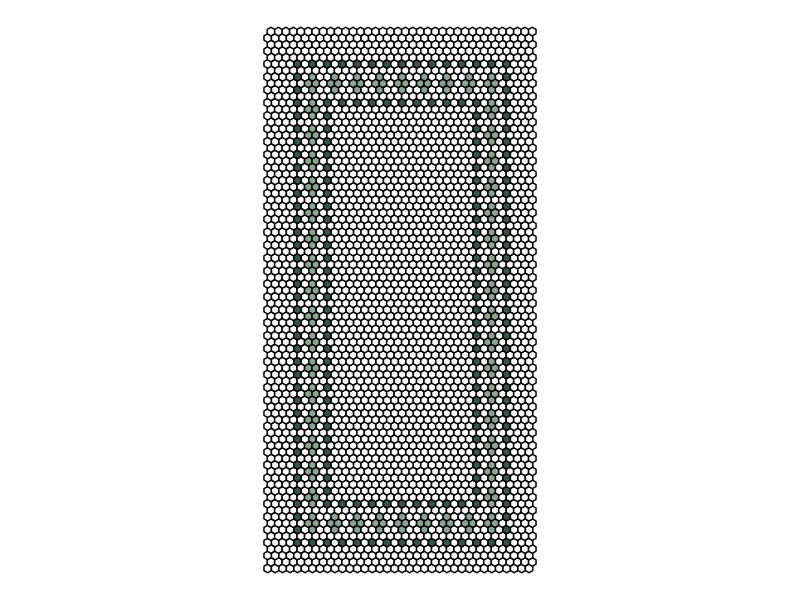
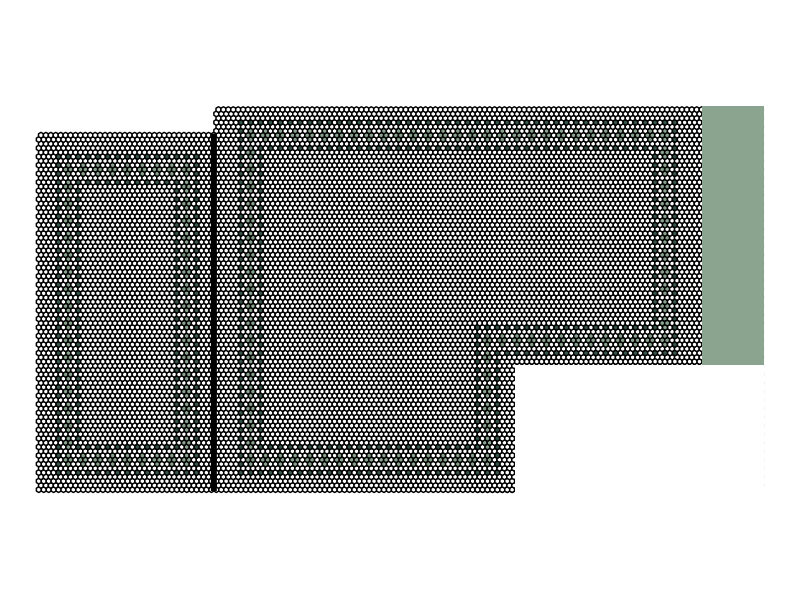

These figures' R source, in order: (Note: this script raises an error after producing the figures.)
## ---- chunk 1
knitr::opts_chunk$set(echo = TRUE)
## ---- chunk 2
library(tidyverse)
library(ggforce)
## ---- chunk 3
shower_width <- 36

shower_length <- 72

n_across <- shower_width

n_down <- ceiling(shower_length/(3/sqrt(3)))

inset_left <- 5
inset_right <- 4
inset_top <- 6
inset_bottom <- 5

across_xs <- rep(c(0,0, .5, 1, 1, .5, 0), n_across) +
    rep(0:(n_across-1), each = 7)

across_ys <- rep(c(0, 1/sqrt(3), 3/(2*sqrt(3)), 1/sqrt(3), 0,-1/(2*sqrt(3)), 0), n_across)
## ---- chunk 4
light_green <- c(
  # vertical diamonds
  # left column, middle
  seq((inset_bottom + 1)*n_across + inset_left + 2, 
      2*n_across*n_down - (inset_top + 2)*n_across + inset_left + 2, 
      2*n_across),
  # left column, left side
  seq((inset_bottom + 2)*n_across + inset_left + 1, 
      2*n_across*n_down - (inset_top + 2)*n_across + inset_left + 1, 
      4*n_across),
  # left column, right side
  seq((inset_bottom + 2)*n_across + inset_left + 2, 
      2*n_across*n_down - (inset_top + 2)*n_across + inset_left + 2, 
      4*n_across),
  # right column, middle
  seq((inset_bottom + 2)*n_across - inset_right - 1, 
      2*n_across*n_down - (inset_top + 1)*n_across - inset_right -1, 
      2*n_across),
  # right column, right side
  seq((inset_bottom + 3)*n_across - inset_right - 1, 
      2*n_across*n_down - (inset_top)*n_across - inset_right - 1, 
      4*n_across),
  # right column, left side
  seq((inset_bottom + 3)*n_across - inset_right - 2, 
      2*n_across*n_down - (inset_top)*n_across - inset_right - 2, 
      4*n_across),
  # bottom row, bottom
  seq((inset_bottom + 1)*n_across + inset_left + 2,
      (inset_bottom + 2)*n_across - inset_right - 1,
      3),
  # bottom row, top
  seq((inset_bottom + 3)*n_across + inset_left + 2,
      (inset_bottom + 4)*n_across - inset_right - 1,
      3),
  # bottom row, middle
  seq((inset_bottom + 2)*n_across + inset_left + 1,
      (inset_bottom + 3)*n_across - inset_right - 2,
      3),
  seq((inset_bottom + 2)*n_across + inset_left + 2,
      (inset_bottom + 3)*n_across - inset_right - 1,
      3),
  # top row, top
  seq(2*n_across*n_down - (inset_top + 2)*n_across + inset_left + 2,
      2*n_across*n_down - (inset_top + 1)*n_across - inset_right -1,
      3),
  # top row, bottom
  seq(2*n_across*n_down - (inset_top + 4)*n_across + inset_left + 2,
      2*n_across*n_down - (inset_top + 3)*n_across - inset_right -1,
      3),
  # top row, middle
  seq(2*n_across*n_down - (inset_top + 3)*n_across + inset_left + 1,
      2*n_across*n_down - (inset_top + 2)*n_across - inset_right - 2,
      3),
  seq(2*n_across*n_down - (inset_top + 3)*n_across + inset_left + 2,
      2*n_across*n_down - (inset_top + 2)*n_across - inset_right - 1,
      3)
  
   # stars
#   c(
#       c(2762, 2762 + n_across, 2762 + 3*n_across, 2762 + 4*n_across),
#       seq(362, by = 50, length.out = 2), 
#       seq(362, by = 50, length.out = 2) + 1,
#       c(2860,2861, 2863, 2864)
#     ) + 103,
#   c(
#       c(2762, 2762 + n_across, 2762 + 3*n_across, 2762 + 4*n_across),
#       seq(362, by = 50, length.out = 2), 
#       seq(362, by = 50, length.out = 2) + 1,
#       c(2860,2861, 2863, 2864)
#     ) + 103 + 500,
#   c(
#       c(2762, 2762 + n_across, 2762 + 3*n_across, 2762 + 4*n_across),
#       seq(362, by = 50, length.out = 2), 
#       seq(362, by = 50, length.out = 2) + 1,
#       c(2860,2861, 2863, 2864)
#     ) + 103 + 1000,
#   c(
#       c(2762, 2762 + n_across, 2762 + 3*n_across, 2762 + 4*n_across),
#       seq(362, by = 50, length.out = 2), 
#       seq(362, by = 50, length.out = 2) + 1,
#       c(2860,2861, 2863, 2864)
#     ) + 103 + 1500,
#   c(
#       c(2762, 2762 + n_across, 2762 + 3*n_across, 2762 + 4*n_across),
#       seq(362, by = 50, length.out = 2), 
#       seq(362, by = 50, length.out = 2) + 1,
#       c(2860,2861, 2863, 2864)
#     ) + 123,
#   c(
#       c(2762, 2762 + n_across, 2762 + 3*n_across, 2762 + 4*n_across),
#       seq(362, by = 50, length.out = 2), 
#       seq(362, by = 50, length.out = 2) + 1,
#       c(2860,2861, 2863, 2864)
#     ) + 123 + 500,
#   c(
#       c(2762, 2762 + n_across, 2762 + 3*n_across, 2762 + 4*n_across),
#       seq(362, by = 50, length.out = 2), 
#       seq(362, by = 50, length.out = 2) + 1,
#       c(2860,2861, 2863, 2864)
#     ) + 123 + 1000,
#   c(
#       c(2762, 2762 + n_across, 2762 + 3*n_across, 2762 + 4*n_across),
#       seq(362, by = 50, length.out = 2), 
#       seq(362, by = 50, length.out = 2) + 1,
#       c(2860,2861, 2863, 2864)
#     ) + 123 + 1500
)

dark_green <- c(
  # outer every other dot
  seq((inset_bottom-1)*n_across + inset_left, 
      inset_bottom*n_across - inset_right + 1, 2),
  seq(2*n_across*n_down - inset_top*n_across + inset_left, 
      2*n_across*n_down - (inset_top - 1)*n_across - inset_right + 1, 
      2),
  seq((inset_bottom-1)*n_across + inset_left, 
      2*n_across*n_down - inset_top*n_across + inset_left, 
      2*n_across),
  seq(inset_bottom*n_across - inset_right + 1, 
      2*n_across*n_down - (inset_top - 1)*n_across - inset_right + 1, 
      2*n_across),
  # inner every other dot
  seq((inset_bottom + 5)*n_across + inset_left + 4, 
      (inset_bottom + 6)*n_across - inset_right - 3, 2),
  seq(2*n_across*n_down - (inset_top + 6)*n_across + inset_left + 4, 
      2*n_across*n_down - (inset_top + 5)*n_across - inset_right -3, 
      2),
  seq((inset_bottom + 5)*n_across + inset_left + 4, 
      2*n_across*n_down - (inset_top + 6)*n_across + inset_left + 4, 
      2*n_across),
  seq((inset_bottom + 6)*n_across - inset_right - 3, 
      2*n_across*n_down - (inset_top + 5)*n_across - inset_right -3, 
      2*n_across) 
)

hexagon <- tibble(
  x = rep(c(across_xs, across_xs + sqrt(3)/4), n_down),
  y = rep(c(across_ys, across_ys + 3/(2*sqrt(3))), n_down) + 
    rep((0:(n_down - 1))*(3/sqrt(3)), each = 2*7*n_across),
  group = rep(1:(2*n_across*n_down), each = 7),
  colors = if_else(group %in% light_green,
                   "#8aa48f",
                   if_else(group %in% dark_green,
                          "#365447",
                          "white"))
)

## ---- chunk 5
make_floor_hex <- function(dim_width, dim_length, inset_left, inset_right, inset_top, inset_bottom){
  n_across <- dim_width
  n_down <- ceiling(dim_length/(3/sqrt(3)))
  
  across_xs <- rep(c(0,0, .5, 1, 1, .5, 0), n_across) +
    rep(0:(n_across-1), each = 7)
  
  across_ys <- rep(c(0, 1/sqrt(3), 3/(2*sqrt(3)), 1/sqrt(3), 0,-1/(2*sqrt(3)), 0), n_across)
  light_green <- c(
    # vertical diamonds
    # left column, middle
    seq((inset_bottom + 1)*n_across + inset_left + 2, 
        2*n_across*n_down - (inset_top + 2)*n_across + inset_left + 2, 
        2*n_across),
    # left column, left side
    seq((inset_bottom + 2)*n_across + inset_left + 1, 
        2*n_across*n_down - (inset_top + 2)*n_across + inset_left + 1, 
        4*n_across),
    # left column, right side
    seq((inset_bottom + 2)*n_across + inset_left + 2, 
        2*n_across*n_down - (inset_top + 2)*n_across + inset_left + 2, 
        4*n_across),
    # right column, middle
    seq((inset_bottom + 2)*n_across - inset_right - 1, 
        2*n_across*n_down - (inset_top + 1)*n_across - inset_right -1, 
        2*n_across),
    # right column, right side
    seq((inset_bottom + 3)*n_across - inset_right - 1, 
        2*n_across*n_down - (inset_top)*n_across - inset_right - 1, 
        4*n_across),
    # right column, left side
    seq((inset_bottom + 3)*n_across - inset_right - 2, 
        2*n_across*n_down - (inset_top)*n_across - inset_right - 2, 
        4*n_across),
    # bottom row, bottom
    seq((inset_bottom + 1)*n_across + inset_left + 2,
        (inset_bottom + 2)*n_across - inset_right - 1,
        3),
    # bottom row, top
    seq((inset_bottom + 3)*n_across + inset_left + 2,
        (inset_bottom + 4)*n_across - inset_right - 1,
        3),
    # bottom row, middle
    seq((inset_bottom + 2)*n_across + inset_left + 1,
        (inset_bottom + 3)*n_across - inset_right - 2,
        3),
    seq((inset_bottom + 2)*n_across + inset_left + 2,
        (inset_bottom + 3)*n_across - inset_right - 1,
        3),
    # top row, top
    seq(2*n_across*n_down - (inset_top + 2)*n_across + inset_left + 2,
        2*n_across*n_down - (inset_top + 1)*n_across - inset_right -1,
        3),
    # top row, bottom
    seq(2*n_across*n_down - (inset_top + 4)*n_across + inset_left + 2,
        2*n_across*n_down - (inset_top + 3)*n_across - inset_right -1,
        3),
    # top row, middle
    seq(2*n_across*n_down - (inset_top + 3)*n_across + inset_left + 1,
        2*n_across*n_down - (inset_top + 2)*n_across - inset_right - 2,
        3),
    seq(2*n_across*n_down - (inset_top + 3)*n_across + inset_left + 2,
        2*n_across*n_down - (inset_top + 2)*n_across - inset_right - 1,
        3)
  )
  
  dark_green <- c(
    # outer every other dot
    seq((inset_bottom-1)*n_across + inset_left, 
        inset_bottom*n_across - inset_right + 1, 2),
    seq(2*n_across*n_down - inset_top*n_across + inset_left, 
        2*n_across*n_down - (inset_top - 1)*n_across - inset_right + 1, 
        2),
    seq((inset_bottom-1)*n_across + inset_left, 
        2*n_across*n_down - inset_top*n_across + inset_left, 
        2*n_across),
    seq(inset_bottom*n_across - inset_right + 1, 
        2*n_across*n_down - (inset_top - 1)*n_across - inset_right + 1, 
        2*n_across),
    # inner every other dot
    seq((inset_bottom + 5)*n_across + inset_left + 4, 
        (inset_bottom + 6)*n_across - inset_right - 3, 2),
    seq(2*n_across*n_down - (inset_top + 6)*n_across + inset_left + 4, 
        2*n_across*n_down - (inset_top + 5)*n_across - inset_right -3, 
        2),
    seq((inset_bottom + 5)*n_across + inset_left + 4, 
        2*n_across*n_down - (inset_top + 6)*n_across + inset_left + 4, 
        2*n_across),
    seq((inset_bottom + 6)*n_across - inset_right - 3, 
        2*n_across*n_down - (inset_top + 5)*n_across - inset_right -3, 
        2*n_across) 
  )
  
  hexagon <- tibble(
    x = rep(c(across_xs, across_xs + sqrt(3)/4), n_down),
    y = rep(c(across_ys, across_ys + 3/(2*sqrt(3))), n_down) + 
      rep((0:(n_down - 1))*(3/sqrt(3)), each = 2*7*n_across),
    group = rep(1:(2*n_across*n_down), each = 7),
    colors = if_else(group %in% light_green,
                     "#8aa48f",
                     if_else(group %in% dark_green,
                             "#365447",
                             "white"))
  )
  hexagon
}
## ---- chunk 6
shower <- make_floor_hex(
  dim_width = 36, 
  dim_length = 72, 
  inset_left = 5, 
  inset_right = 4, 
  inset_top = 6, 
  inset_bottom = 5)
## ---- chunk 7
shower %>% 
  ggplot(aes(x = x,
             y = y, 
             group = group)) +
  geom_polygon(color = "black",
               aes(fill = colors)) +
  scale_fill_identity() +
  # geom_text(data = . %>%
  #             group_by(group) %>%
  #             summarize(mid_x = mean(x),
  #                       mid_y = mean(y)),
  #           aes(x = mid_x,
  #               y = mid_y,
  #               label = group)) +
  coord_equal() +
  theme_void()
## ---- chunk 8
bathroom <- make_floor_hex(
  dim_width = 111, 
  dim_length = 77.875, 
  inset_left = 6, 
  inset_right = 18, 
  inset_top = 4, 
  inset_bottom = 5)
## ---- chunk 9
corner <- make_floor_hex(
  dim_width = 41,
  dim_length = 34,
  inset_left = 1,
  inset_right = 1,
  inset_top = 2,
  inset_bottom = 5
)
## ---- chunk 10
floor_distance <- 36 # should make this a parameter ... but too lazy right now

bathroom %>% 
 mutate(x = x + floor_distance) %>% 
  ggplot() +
  geom_polygon(color = "black",
               aes(x = x,
                   y = y, 
                   group = group,
                   fill = colors)) +
  geom_polygon(data = shower,
               color = "black",
               aes(x = x,
                   y = y, 
                   fill = colors, 
                   group = group)) +
  geom_polygon(data = corner %>% mutate(x = x + floor_distance + 53),
               color = "black",
               aes(x = x,
                   y = y, 
                   fill = colors, 
                   group = group)) +
  geom_polygon(data = corner %>% 
                 mutate(x = x + floor_distance + 53)  %>% 
                 filter(group %in% c(247, 329, 292:296, 252:255, 334:337, 171, 417,
                                     1267:1271, 1309, 1310)),
               fill = "white",
               color = "black",
               aes(x = x,
                   y = y,
                   group = group)) +
  geom_polygon(data = corner %>% 
                 mutate(x = x + floor_distance + 53)  %>% 
                 filter(group %in% c(251, 333, 1351)),
               fill = "#365447",
               color = "black",
               aes(x = x,
                   y = y,
                   group = group)) +
  geom_polygon(data = corner %>% 
                 mutate(x = x + floor_distance + 53)  %>% 
                 filter(group %in% c(1597, 1637, 1638)),
               fill = "#8aa48f",
               color = "black",
               aes(x = x,
                   y = y,
                   group = group)) +
  geom_polygon(data = tibble(x = c(61, 61, 111.5, 111.5, 61) +
                               floor_distance,
                             y = c(-.5, 25 + 5/8, 25 + 5/8, -.5, -.5)),
               aes(x = x,
                   y = y),
               fill = "white") +
  # geom_polygon(data = tibble(x = c(31, 31, 61, 61, 31) + floor_distance,
  #                            y = c(-.5, 21, 21, -.5, -.5)),
  #              aes(x = x,
  #                  y = y),
  #              fill = "#8aa48f") +
  geom_polygon(data = tibble(x = c(99, 99, 111.5, 111.5, 99) + floor_distance,
                             y = c(25 + 5/8, 78, 78, 25 + 5/8, 25 + 5/8)),
               aes(x = x,
                   y = y),
               fill = "#8aa48f") +
  geom_segment(data = tibble(x = 36, y = 0, xend = 36, yend = 72.5),
               aes(x = x, y = y, xend = xend, yend = yend),
               size = 2) +
  # geom_ellipse(data = tibble(x0 = 15.5 + floor_distance,
  #                  y0 = 11.5,
  #                  a = 8.25, b = 11.5, angle = 0),
  #              aes(x0 = x0, y0 = y0, a = a, b = b, angle = angle),
  #              fill = "white",
  #              color = "black",
  #              size = 2) +
  scale_fill_identity() +
  coord_equal() +
  theme_void()
## ---- chunk 11
floor_distance <- 36 # should make this a parameter ... but too lazy right now

lg_base <- c(
        #1486, 1487, 1451, 1523,
        1488,
        1494, 1495, 1459, 1531,
        #1502, 1503,1467, 1539,
        1501,
        1099, 1170, 1172, 
        1818, 1820, 1891,
        1526, 1599, 1672, 1745,
        1454, 1383, 1312, 1241,
        1749, 1678, 1607, 1536,
        1245, 1318, 1391, 1464,
        955, 990, 991, 1027,
        1963, 1998, 1999, 2035) 

lg_up <- lg_base + 14*36

lg_down <- lg_base - 14*36

dg_base <- c(
        1488,1487, 1452, 1524,
        1494, 1495, 1459, 1531,
        #1502, 1503,1467, 1539,
        1501, 1502, 1466, 1538,
        955, 990, 991, 1027,
        1963, 1998, 1999, 2035
)

dg_up <- dg_base + 14*36

dg_down <- dg_base - 14*36


bathroom %>% 
 mutate(x = x + floor_distance) %>% 
  ggplot() +
  geom_polygon(color = "black",
               aes(x = x,
                   y = y, 
                   group = group,
                   fill = colors)) +
  geom_polygon(data = . %>% filter(group %in% c(make_star(2465, 111),
                                                make_star(2483, 111),
                                                make_star(4907, 111),
                                                make_star(4925, 111),
                                                make_star(4943, 111),
                                                make_star(4961, 111),
                                                make_star(7349, 111),
                                                make_star(7367, 111),
                                                make_star(7385, 111),
                                                make_star(7403, 111))),
               color = "black",
               fill = "#8aa48f",
               aes(x = x,
                   y = y, 
                   group = group)) +
  geom_polygon(data = . %>% filter(group %in% c(2465 + 4*111, 
                                                2483 + 4*111, 
                                                4907 + 4*111, 
                                                4925 + 4*111, 
                                                4943 + 4*111, 
                                                4961 + 4*111, 
                                                7349 + 4*111, 
                                                7367 + 4*111, 
                                                7385 + 4*111, 
                                                7403 + 4*111)),
               color = "black",
               fill = "#365447",
               aes(x = x,
                   y = y, 
                   group = group)) +
  geom_polygon(data = shower,
               color = "black",
               aes(x = x,
                   y = y, 
                   fill = colors, 
                   group = group)) +
  geom_polygon(data = shower %>% 
                 filter(group %in% lg_up),
               aes(x = x,
                   y = y,
                   group = group),
               fill = "#8aa48f",
               color = "black") +
  geom_polygon(data = shower %>% 
                 filter(group %in% lg_down),
               aes(x = x,
                   y = y,
                   group = group),
               fill = "#8aa48f",
               color = "black") +
  geom_polygon(data = shower %>% 
                 filter(group %in% dg_up),
               aes(x = x,
                   y = y,
                   group = group),
               fill = "#365447",
               color = "black") +
  geom_polygon(data = shower %>% 
                 filter(group %in% dg_down),
               aes(x = x,
                   y = y,
                   group = group),
               fill = "#365447",
               color = "black") +
  geom_polygon(data = corner %>% 
                 mutate(x = x + floor_distance + 53),
               color = "black",
               aes(x = x,
                   y = y, 
                   fill = colors, 
                   group = group)) +
  geom_polygon(data = corner %>% 
                 mutate(x = x + floor_distance + 53)  %>% 
                 filter(group %in% c(247, 329, 292:296, 252:255, 334:337, 171, 417,
                                     1267:1271, 1309, 1310)),
               fill = "white",
               color = "black",
               aes(x = x,
                   y = y,
                   group = group)) +
  geom_polygon(data = corner %>% 
                 mutate(x = x + floor_distance + 53)  %>% 
                 filter(group %in% c(251, 333, 1351)),
               fill = "#365447",
               color = "black",
               aes(x = x,
                   y = y,
                   group = group)) +
  geom_polygon(data = corner %>% 
                 mutate(x = x + floor_distance + 53)  %>% 
                 filter(group %in% c(1597, 1637, 1638)),
               fill = "#8aa48f",
               color = "black",
               aes(x = x,
                   y = y,
                   group = group)) +
  geom_polygon(data = tibble(x = c(61, 61, 111.5, 111.5, 61) +
                               floor_distance,
                             y = c(-.5, 25 + 5/8, 25 + 5/8, -.5, -.5)),
               aes(x = x,
                   y = y),
               fill = "white") +
  geom_polygon(data = tibble(x = c(31, 31, 61, 61, 31) + floor_distance,
                             y = c(-.5, 21, 21, -.5, -.5)),
               aes(x = x,
                   y = y),
               fill = "#8aa48f",
               alpha = .7,
               color = "black") +
  geom_polygon(data = tibble(x = c(99, 99, 111.5, 111.5, 99) + floor_distance,
                             y = c(25 + 5/8, 78, 78, 25 + 5/8, 25 + 5/8)),
               aes(x = x,
                   y = y),
               fill = "#8aa48f",
               color = "black",
               alpha = .7) +
  geom_segment(data = tibble(x = 36, y = 0, xend = 36, yend = 72.5),
               aes(x = x, y = y, xend = xend, yend = yend),
               size = 2) +
  geom_ellipse(data = tibble(x0 = 15.5 + floor_distance,
                   y0 = 11.5,
                   a = 8.25, b = 11.5, angle = 0),
               aes(x0 = x0, y0 = y0, a = a, b = b, angle = angle),
               fill = "white",
               alpha = .5,
               color = "black",
               size = 2) +
  scale_fill_identity() +
  coord_equal() +
  theme_void()
## ---- chunk 12
floor_distance <- 36 # should make this a parameter ... but too lazy right now

hex_color <- "gray"

shower2 <- make_floor_hex(
  dim_width = 36, 
  dim_length = 67, 
  inset_left = 5, 
  inset_right = 4, 
  inset_top = 4, 
  inset_bottom = 5)


lg_chris <- c(1521 + c(6, 9, 11, 14),
              1557 + c(9, 10),
              1485 + c(9, 10),
              1593 + 10,
              1449 + 10,
              1665 + 10,
              1377 + 10,
              1233 + 10,
              1809 + 10,
              873 + 10,
              2169 + 10) - 2*36

dg_chris <- c(1521 + c(2, 3, 5, 7, 8, 10, 12, 13, 15, 17, 18),
              1557 + c(2, 5, 6, 8, 11, 13, 14, 17),
              1485 + c(2, 5, 6, 8, 11, 13, 14, 17),
              1593 + c(6, 9, 11, 14),
              1449 + c(6, 9, 11, 14),
              1629 + c(4, 5, 9, 10, 14, 15), 
              1413 + c(4, 5, 9, 10, 14, 15),
              1665 + c(6, 9, 11, 14),
              1377 + c(6, 9, 11, 14),
              1701 + c(9, 10),
              1341 + c(9, 10),
              1305 + 10,
              1737 + 10,
              1269 + c(9, 10),
              1773 + c(9, 10),
              1233 + c(8, 9, 11, 12),
              1809 + c(8, 9, 11, 12),
              1197 + c(7, 9, 10, 12),
              1845 + c(7, 9, 10, 12),
              1161 + c(5, 10, 15),
              1881 + c(5, 10, 15),
              1125 + c(4, 5, 14, 15),
              1917 + c(4, 5, 14, 15),
              1089 + c(5, 10, 15), 
              1953 + c(5, 10, 15),
              1053 + 8:11,
              1989 + 8:11,
              1017 + 10,
              2025 + 10,
              945 + 10,
              2097 + 10,
              909  + c(9, 10),
              2133 + c(9, 10),
              873 + c(8, 9, 11, 12),
              2169 + c(8, 9, 11, 12),
              837 + c(9, 10),
              2205 + c(9, 10),
              729 + 10,
              801 + 10,
              2241 + 10,
              2313 + 10,
              693 + c(9,10),
              2349+ c(9,10),
              585+ 10,
              657 + 10,
              2385 + 10#,
              #2457 + 10
              ) - 2*36

bathroom %>% 
 mutate(x = x + floor_distance) %>% 
  ggplot() +
  geom_polygon(color = hex_color,
               aes(x = x,
                   y = y, 
                   group = group,
                   fill = colors)) +
  geom_polygon(data = . %>% filter(group %in% c(make_star(2465, 111),
                                                make_star(2483, 111),
                                                make_star(4907, 111),
                                                make_star(4925, 111),
                                                make_star(4943, 111),
                                                make_star(4961, 111),
                                                make_star(7349, 111),
                                                make_star(7367, 111),
                                                make_star(7385, 111),
                                                make_star(7403, 111))),
               color = hex_color,
               fill = "#8aa48f",
               aes(x = x,
                   y = y, 
                   group = group)) +
  geom_polygon(data = . %>% filter(group %in% c(2465 + 4*111, 
                                                2483 + 4*111, 
                                                4907 + 4*111, 
                                                4925 + 4*111, 
                                                4943 + 4*111, 
                                                4961 + 4*111, 
                                                7349 + 4*111, 
                                                7367 + 4*111, 
                                                7385 + 4*111, 
                                                7403 + 4*111)),
               color = hex_color,
               fill = "#365447",
               aes(x = x,
                   y = y, 
                   group = group)) +
  geom_polygon(data = shower2,
               color = hex_color,
               aes(x = x,
                   y = y, 
                   fill = colors, 
                   group = group)) +
  geom_polygon(data = shower2 %>%
                 filter(group %in% lg_chris),
               aes(x = x,
                   y = y,
                   group = group),
               fill = "#365447",
               color = hex_color) +
  geom_polygon(data = shower2 %>%
                 filter(group %in% dg_chris),
               aes(x = x,
                   y = y,
                   group = group),
               fill = "#8aa48f",
               color = hex_color) +
  geom_polygon(data = corner %>% 
                 mutate(x = x + floor_distance + 53),
               color = hex_color,
               aes(x = x,
                   y = y, 
                   fill = colors, 
                   group = group)) +
  geom_polygon(data = corner %>% 
                 mutate(x = x + floor_distance + 53)  %>% 
                 filter(group %in% c(247, 329, 292:296, 252:255, 334:337, 171, 417,
                                     1267:1271, 1309, 1310)),
               fill = "white",
               color = hex_color,
               aes(x = x,
                   y = y,
                   group = group)) +
  geom_polygon(data = corner %>% 
                 mutate(x = x + floor_distance + 53)  %>% 
                 filter(group %in% c(251, 333, 1351)),
               fill = "#365447",
               color = hex_color,
               aes(x = x,
                   y = y,
                   group = group)) +
  geom_polygon(data = corner %>% 
                 mutate(x = x + floor_distance + 53)  %>% 
                 filter(group %in% c(1597, 1637, 1638)),
               fill = "#8aa48f",
               color = hex_color,
               aes(x = x,
                   y = y,
                   group = group)) +
  geom_polygon(data = tibble(x = c(61, 61, 111.5, 111.5, 61) +
                               floor_distance,
                             y = c(-.5, 25 + 5/8, 25 + 5/8, -.5, -.5)),
               aes(x = x,
                   y = y),
               fill = "white") +
  # geom_polygon(data = tibble(x = c(31, 31, 61, 61, 31) + floor_distance,
  #                            y = c(-.5, 21, 21, -.5, -.5)),
  #              aes(x = x,
  #                  y = y),
  #              fill = "#8aa48f",
  #              alpha = .7,
  #              color = "black") +
  geom_polygon(data = tibble(x = c(98.5, 98.5, 102.5, 102.5, 98.5) + floor_distance,
                             y = c(25 + 5/8, 78, 78, 25 + 5/8, 25 + 5/8)),
               aes(x = x,
                   y = y),
               fill = "gray",
               color = "black",
               alpha = .7) +
  annotate(geom = "text", x = 100.5 + floor_distance, y = 50, label = "KICK SPACE", size = 8, angle = 270) +
  geom_polygon(data = tibble(x = c(102.5, 102.5, 111.5, 111.5, 102.5) + floor_distance,
                             y = c(25 + 5/8, 78, 78, 25 + 5/8, 25 + 5/8)),
               aes(x = x,
                   y = y),
               fill = "white") +
  # geom_polygon(data = tibble(x = c(99, 99, 111.5, 111.5, 99) + floor_distance,
  #                            y = c(25 + 5/8, 78, 78, 25 + 5/8, 25 + 5/8)),
  #              aes(x = x,
  #                  y = y),
  #              fill = "#8aa48f",
  #              color = "black",
  #              alpha = .7) +
  geom_segment(data = tibble(x = 36, y = 0, xend = 36, yend = 78),
               aes(x = x, y = y, xend = xend, yend = yend),
               size = 2,
               color = hex_color) +
  # geom_ellipse(data = tibble(x0 = 15.5 + floor_distance,
  #                  y0 = 11.5,
  #                  a = 8.25, b = 11.5, angle = 0),
  #              aes(x0 = x0, y0 = y0, a = a, b = b, angle = angle),
  #              fill = "white",
  #              alpha = .5,
  #              color = "black",
  #              size = 2) +
  annotate(geom = "text", x = -1, y = 33, label = '67 1/4"', angle = 90, size = 8) +
  annotate(geom = "text", x = 31 + floor_distance, y = -1, label = '61"', size = 8) +
  annotate(geom = "text", x = 50 + floor_distance, y = 80, label = '98 1/2"', size = 8) +
  annotate(geom = "text", x = 100 + floor_distance, y = 80, label = '4"', size = 8) +
  annotate(geom = "text", x = 16, y = -1, label = '36"', size = 8) +
  annotate(geom = "text", x = 62 + floor_distance, y = 15, label = '25 5/8"', size = 8, angle = 90) +
  annotate(geom = "text", x = 104 + floor_distance, y = 50, label = '52 1/4"', size = 8, angle = 270) +
  scale_fill_identity() +
  scale_x_continuous(breaks = seq(0, 144, 12)) +
  scale_y_continuous(breaks = seq(0, 144, 12)) +
  coord_equal() +
  theme_void()
## ---- chunk 13
ggsave("bathroom_floorplan.pdf", width = 24, height = 24, units = "in")
## ---- chunk 14
floor_distance <- 36 # should make this a parameter ... but too lazy right now

shower2 <- make_floor_hex(
  dim_width = 36, 
  dim_length = 67, 
  inset_left = 5, 
  inset_right = 4, 
  inset_top = 4, 
  inset_bottom = 5)


lg_chris <- c(1521 + c(6, 9, 11, 14),
              1557 + c(9, 10),
              1485 + c(9, 10),
              1593 + 10,
              1449 + 10,
              1665 + 10,
              1377 + 10,
              1233 + 10,
              1809 + 10,
              873 + 10,
              2169 + 10) - 2*36

dg_chris <- c(1521 + c(2, 3, 5, 7, 8, 10, 12, 13, 15, 17, 18),
              1557 + c(2, 5, 6, 8, 11, 13, 14, 17),
              1485 + c(2, 5, 6, 8, 11, 13, 14, 17),
              1593 + c(6, 9, 11, 14),
              1449 + c(6, 9, 11, 14),
              1629 + c(4, 5, 9, 10, 14, 15), 
              1413 + c(4, 5, 9, 10, 14, 15),
              1665 + c(6, 9, 11, 14),
              1377 + c(6, 9, 11, 14),
              1701 + c(9, 10),
              1341 + c(9, 10),
              1305 + 10,
              1737 + 10,
              1269 + c(9, 10),
              1773 + c(9, 10),
              1233 + c(8, 9, 11, 12),
              1809 + c(8, 9, 11, 12),
              1197 + c(7, 9, 10, 12),
              1845 + c(7, 9, 10, 12),
              1161 + c(5, 10, 15),
              1881 + c(5, 10, 15),
              1125 + c(4, 5, 14, 15),
              1917 + c(4, 5, 14, 15),
              1089 + c(5, 10, 15), 
              1953 + c(5, 10, 15),
              1053 + 8:11,
              1989 + 8:11,
              1017 + 10,
              2025 + 10,
              945 + 10,
              2097 + 10,
              909  + c(9, 10),
              2133 + c(9, 10),
              873 + c(8, 9, 11, 12),
              2169 + c(8, 9, 11, 12),
              837 + c(9, 10),
              2205 + c(9, 10),
              729 + 10,
              801 + 10,
              2241 + 10,
              2313 + 10,
              693 + c(9,10),
              2349+ c(9,10),
              585+ 10,
              657 + 10,
              2385 + 10#,
              #2457 + 10
              ) - 2*36

bathroom %>% 
 mutate(x = x + floor_distance) %>% 
  ggplot() +
  geom_polygon(color = "black",
               aes(x = x,
                   y = y, 
                   group = group,
                   fill = colors)) +
  geom_polygon(data = . %>% filter(group %in% c(make_star(2465, 111),
                                                make_star(2483, 111),
                                                make_star(4907, 111),
                                                make_star(4925, 111),
                                                make_star(4943, 111),
                                                make_star(4961, 111),
                                                make_star(7349, 111),
                                                make_star(7367, 111),
                                                make_star(7385, 111),
                                                make_star(7403, 111))),
               color = "black",
               fill = "#365447",
               aes(x = x,
                   y = y, 
                   group = group)) +
  geom_polygon(data = . %>% filter(group %in% c(2465 + 4*111, 
                                                2483 + 4*111, 
                                                4907 + 4*111, 
                                                4925 + 4*111, 
                                                4943 + 4*111, 
                                                4961 + 4*111, 
                                                7349 + 4*111, 
                                                7367 + 4*111, 
                                                7385 + 4*111, 
                                                7403 + 4*111)),
               color = "black",
               fill = "white",
               aes(x = x,
                   y = y, 
                   group = group)) +
  geom_polygon(data = . %>% filter(group %in% c(2465 + 8*111, 
                                                2483 + 8*111, 
                                                4907 + 8*111, 
                                                4925 + 8*111, 
                                                4943 + 8*111, 
                                                4961 + 8*111, 
                                                7349 + 8*111, 
                                                7367 + 8*111, 
                                                7385 + 8*111, 
                                                7403 + 8*111,
                                                2465,
                                                2483,
                                                4907,
                                                4925,
                                                4943,
                                                4961,
                                                7349,
                                                7367,
                                                7385,
                                                7403
                                                )),
               color = "black",
               fill = "#8aa48f",
               aes(x = x,
                   y = y, 
                   group = group)) +
  geom_polygon(data = shower2,
               color = "black",
               aes(x = x,
                   y = y, 
                   fill = colors, 
                   group = group)) +
  geom_polygon(data = shower2 %>%
                 filter(group %in% lg_chris),
               aes(x = x,
                   y = y,
                   group = group),
               fill = "#365447",
               color = "black") +
  geom_polygon(data = shower2 %>%
                 filter(group %in% dg_chris),
               aes(x = x,
                   y = y,
                   group = group),
               fill = "#8aa48f",
               color = "black") +
  geom_polygon(data = corner %>% 
                 mutate(x = x + floor_distance + 53),
               color = "black",
               aes(x = x,
                   y = y, 
                   fill = colors, 
                   group = group)) +
  geom_polygon(data = corner %>% 
                 mutate(x = x + floor_distance + 53)  %>% 
                 filter(group %in% c(247, 329, 292:296, 252:255, 334:337, 171, 417,
                                     1267:1271, 1309, 1310)),
               fill = "white",
               color = "black",
               aes(x = x,
                   y = y,
                   group = group)) +
  geom_polygon(data = corner %>% 
                 mutate(x = x + floor_distance + 53)  %>% 
                 filter(group %in% c(251, 333, 1351)),
               fill = "#365447",
               color = "black",
               aes(x = x,
                   y = y,
                   group = group)) +
  geom_polygon(data = corner %>% 
                 mutate(x = x + floor_distance + 53)  %>% 
                 filter(group %in% c(1597, 1637, 1638)),
               fill = "#8aa48f",
               color = "black",
               aes(x = x,
                   y = y,
                   group = group)) +
  geom_polygon(data = tibble(x = c(61, 61, 111.5, 111.5, 61) +
                               floor_distance,
                             y = c(-.5, 25 + 5/8, 25 + 5/8, -.5, -.5)),
               aes(x = x,
                   y = y),
               fill = "white") +
  geom_polygon(data = tibble(x = c(31, 31, 61, 61, 31) + floor_distance,
                             y = c(-.5, 21, 21, -.5, -.5)),
               aes(x = x,
                   y = y),
               fill = "#8aa48f",
               alpha = .7,
               color = "black") +
  geom_polygon(data = tibble(x = c(99, 99, 111.5, 111.5, 99) + floor_distance,
                             y = c(25 + 5/8, 78, 78, 25 + 5/8, 25 + 5/8)),
               aes(x = x,
                   y = y),
               fill = "#8aa48f",
               color = "black",
               alpha = .7) +
  geom_segment(data = tibble(x = 36, y = 0, xend = 36, yend = 76),
               aes(x = x, y = y, xend = xend, yend = yend),
               size = 2) +
  geom_ellipse(data = tibble(x0 = 15.5 + floor_distance,
                   y0 = 11.5,
                   a = 8.25, b = 11.5, angle = 0),
               aes(x0 = x0, y0 = y0, a = a, b = b, angle = angle),
               fill = "white",
               alpha = .5,
               color = "black",
               size = 2) +
  scale_fill_identity() +
  scale_x_continuous(breaks = seq(0, 144, 12)) +
  scale_y_continuous(breaks = seq(0, 144, 12)) +
  coord_equal() +
  theme_minimal()
## ---- chunk 15
shower2 <- make_floor_hex(
  dim_width = 36, 
  dim_length = 67, 
  inset_left = 5, 
  inset_right = 4, 
  inset_top = 4, 
  inset_bottom = 5)

ggplot() + 
  geom_polygon(data = shower2,
               color = "black",
               aes(x = x,
                   y = y, 
                   fill = colors, 
                   group = group)) +
  geom_polygon(data = shower2 %>%
                 filter(group %in% lg_chris),
               aes(x = x,
                   y = y,
                   group = group),
               fill = "#365447",
               color = "black") +
  geom_polygon(data = shower2 %>%
                 filter(group %in% dg_chris),
               aes(x = x,
                   y = y,
                   group = group),
               fill = "#8aa48f",
               color = "black") +
  scale_fill_identity() +
  coord_equal() +
  theme_void()
## ---- chunk 16
shower %>% 
  ggplot() +
  geom_polygon(color = "black",
               aes(x = x,
                   y = y, 
                   fill = colors, 
                   group = group)) +
  geom_polygon(data = . %>% 
                 filter(group %in% c(1486, 1487, 1489, 1492,
                                     1451, 1523,
                                     1494, 1495, 1459, 1531,
                                     1497, 1500, 1502, 1503, 
                                     1467, 1539,
                                     1099, 1170, 1172, 1134, 1135,
                                     1818, 1820, 1854, 1855, 1891,
                                     1529, 1565, 1602, 1638, 1675,
                                     1639, 1604, 1568, 1533,
                                     1457, 1421, 1386, 1350, 1315,
                                     1351, 1388, 1424, 1461,
                                     1526, 1562, 1599, 1635, 1672, 1708, 1745, 1781,
                                     1454, 1418, 1383, 1347, 1312, 1276, 1241, 1205,
                                     1784, 1749, 1713, 1678, 1642, 1607, 1571, 1536,
                                     1281, 1245, 1208, 1318, 1354, 1391, 1427, 1464)),
               aes(x = x,
                   y = y,
                   group = group),
               fill = "#8aa48f",
               color = "black") +
  geom_text(data = . %>%
              group_by(group) %>%
              summarize(mid_x = mean(x),
                        mid_y = mean(y)),
            aes(x = mid_x,
                y = mid_y,
                label = group)) +
  scale_fill_identity() +
  coord_equal() +
  theme_void()
## ---- chunk 17
lg_base <- c(
        #1486, 1487, 1451, 1523,
        1488,
        1494, 1495, 1459, 1531,
        #1502, 1503,1467, 1539,
        1501,
        1099, 1170, 1172, 
        1818, 1820, 1891,
        1526, 1599, 1672, 1745,
        1454, 1383, 1312, 1241,
        1749, 1678, 1607, 1536,
        1245, 1318, 1391, 1464,
        955, 990, 991, 1027,
        1963, 1998, 1999, 2035) 

lg_up <- lg_base + 14*36

lg_down <- lg_base - 14*36

dg_base <- c(
        1488,1487, 1452, 1524,
        1494, 1495, 1459, 1531,
        #1502, 1503,1467, 1539,
        1501, 1502, 1466, 1538,
        955, 990, 991, 1027,
        1963, 1998, 1999, 2035
)

dg_up <- dg_base + 14*36

dg_down <- dg_base - 14*36


shower %>% 
  ggplot() +
  geom_polygon(color = "black",
               aes(x = x,
                   y = y, 
                   fill = colors, 
                   group = group)) +
  geom_polygon(data = . %>% 
                 filter(group %in% lg_up),
               aes(x = x,
                   y = y,
                   group = group),
               fill = "#8aa48f",
               color = "black") +
  geom_polygon(data = . %>% 
                 filter(group %in% lg_down),
               aes(x = x,
                   y = y,
                   group = group),
               fill = "#8aa48f",
               color = "black") +
  geom_polygon(data = . %>% 
                 filter(group %in% dg_up),
               aes(x = x,
                   y = y,
                   group = group),
               fill = "#365447",
               color = "black") +
  geom_polygon(data = . %>% 
                 filter(group %in% dg_down),
               aes(x = x,
                   y = y,
                   group = group),
               fill = "#365447",
               color = "black") +
  # geom_text(data = . %>%
  #             group_by(group) %>%
  #             summarize(mid_x = mean(x),
  #                       mid_y = mean(y)),
  #           aes(x = mid_x,
  #               y = mid_y,
  #               label = group)) +
  scale_fill_identity() +
  coord_equal() +
  theme_void()
## ---- chunk 18
lg_chris <- c(1521 + c(6, 9, 11, 14),
              1557 + c(9, 10),
              1485 + c(9, 10),
              1593 + 10,
              1449 + 10,
              1665 + 10,
              1377 + 10,
              1233 + 10,
              1809 + 10,
              873 + 10,
              2169 + 10) 

dg_chris <- c(1521 + c(2, 3, 5, 7, 8, 10, 12, 13, 15, 17, 18),
              1557 + c(2, 5, 6, 8, 11, 13, 14, 17),
              1485 + c(2, 5, 6, 8, 11, 13, 14, 17),
              1593 + c(6, 9, 11, 14),
              1449 + c(6, 9, 11, 14),
              1629 + c(4, 5, 9, 10, 14, 15), 
              1413 + c(4, 5, 9, 10, 14, 15),
              1665 + c(6, 9, 11, 14),
              1377 + c(6, 9, 11, 14),
              1701 + c(9, 10),
              1341 + c(9, 10),
              1305 + 10,
              1737 + 10,
              1269 + c(9, 10),
              1773 + c(9, 10),
              1233 + c(8, 9, 11, 12),
              1809 + c(8, 9, 11, 12),
              1197 + c(7, 9, 10, 12),
              1845 + c(7, 9, 10, 12),
              1161 + c(5, 10, 15),
              1881 + c(5, 10, 15),
              1125 + c(4, 5, 14, 15),
              1917 + c(4, 5, 14, 15),
              1089 + c(5, 10, 15), 
              1953 + c(5, 10, 15),
              1053 + 8:11,
              1989 + 8:11,
              1017 + 10,
              2025 + 10,
              945 + 10,
              2097 + 10,
              909  + c(9, 10),
              2133 + c(9, 10),
              873 + c(8, 9, 11, 12),
              2169 + c(8, 9, 11, 12),
              837 + c(9, 10),
              2205 + c(9, 10),
              729 + 10,
              801 + 10,
              2241 + 10,
              2313 + 10,
              693 + c(9,10),
              2349+ c(9,10),
              585+ 10,
              657 + 10,
              2385 + 10,
              2457 + 10)

shower %>% 
  ggplot() +
  geom_polygon(color = "black",
               aes(x = x,
                   y = y, 
                   fill = colors, 
                   group = group)) +
  # geom_polygon(data = . %>% 
  #                filter(group %in% lg_up),
  #              aes(x = x,
  #                  y = y,
  #                  group = group),
  #              fill = "#8aa48f",
  #              color = "black") +
  geom_polygon(data = . %>%
                 filter(group %in% lg_chris),
               aes(x = x,
                   y = y,
                   group = group),
               fill = "#8aa48f",
               color = "black") +
  geom_polygon(data = . %>%
                 filter(group %in% dg_chris),
               aes(x = x,
                   y = y,
                   group = group),
               fill = "#365447",
               color = "black") +
  # geom_polygon(data = . %>% 
  #                filter(group %in% dg_down),
  #              aes(x = x,
  #                  y = y,
  #                  group = group),
  #              fill = "#365447",
  #              color = "black") +
  # geom_text(data = . %>%
  #             group_by(group) %>%
  #             summarize(mid_x = mean(x),
  #                       mid_y = mean(y)),
  #           aes(x = mid_x,
  #               y = mid_y,
  #               label = group)) +
  scale_fill_identity() +
  coord_equal() +
  theme_void()
## ---- chunk 19
shower %>% 
  ggplot() +
  geom_polygon(color = "black",
               aes(x = x,
                   y = y, 
                   fill = colors, 
                   group = group)) +
  geom_polygon(data = . %>% 
                 filter(group %in% c(1891, 1854:1855, 1818:1820,
                                     1781:1784, 1745:1749, 1708:1713, 
                                     1672:1678, 1635:1642, 1599:1607,
                                     1562:1571, 1526:1536, 1489:1500,
                                     1454:1464, 1418:1427, 1383:1391, 
                                     1347:1354, 1312:1318, 1276:1281, 
                                     1241:1245, 1205:1208, 1170:1172, 
                                     1134:1135, 1099,
                                     1486, 1487, 1451, 1523,
                                     1502, 1503, 1467, 1539
                                     
                                     )),
               aes(x = x,
                   y = y,
                   group = group),
               fill = "#8aa48f",
               color = "black") +
  geom_polygon(data = . %>% 
                 filter(group %in% c(1603, 1566:1567, 1530:1532,
                                     1493:1496, 1458:1460, 1422:1423,
                                     1387,
                                     883, 918, 919, 955
                                     )),
               aes(x = x,
                   y = y,
                   group = group),
               fill = "#365447",
               color = "black") +
  geom_text(data = . %>%
              group_by(group) %>%
              summarize(mid_x = mean(x),
                        mid_y = mean(y)),
            aes(x = mid_x,
                y = mid_y,
                label = group)) +
  scale_fill_identity() +
  coord_equal() +
  theme_void()
## ---- chunk 20
corner %>% 
  ggplot() +
  geom_polygon(color = "black",
               aes(x = x,
                   y = y, 
                   fill = colors, 
                   group = group))  +
  geom_polygon(data = corner %>% 
                 filter(group %in% c(247, 329, 292:296, 252:255, 334:337, 171, 417,
                                     1267:1271, 1309, 1310)),
               fill = "white",
               color = "black",
               aes(x = x,
                   y = y,
                   group = group)) +
  geom_polygon(data = corner %>% 
                 filter(group %in% c(251, 333, 1351)),
               fill = "#365447",
               color = "black",
               aes(x = x,
                   y = y,
                   group = group)) +
  geom_polygon(data = corner %>% 
                 filter(group %in% c(1597, 1637, 1638)),
               fill = "#8aa48f",
               color = "black",
               aes(x = x,
                   y = y,
                   group = group)) +
  geom_text(data = . %>%
              group_by(group) %>%
              summarize(mid_x = mean(x),
                        mid_y = mean(y)),
            aes(x = mid_x,
                y = mid_y,
                label = group)) +
  scale_fill_identity() +
  coord_equal() +
  theme_void()
## ---- chunk 21
make_star <- function(start, length){
  c(start, 
    start + 2*length,
    start + 3*length-1, start + 3*length,
    (start + 4*length-2):(start + 4*length+2),
    start + 5*length-1, start + 5*length,
    start + 6*length,
    start + 8*length)
}

# make_star(571, 111)

bathroom %>% 
 mutate(x = x + floor_distance) %>% 
  ggplot() +
  geom_polygon(color = "black",
               aes(x = x,
                   y = y, 
                   group = group,
                   fill = colors)) +
  geom_polygon(data = . %>% filter(group %in% c(make_star(2465, 111),
                                                make_star(2483, 111),
                                                make_star(4907, 111),
                                                make_star(4925, 111),
                                                make_star(4943, 111),
                                                make_star(4961, 111),
                                                make_star(7349, 111),
                                                make_star(7367, 111),
                                                make_star(7385, 111),
                                                make_star(7403, 111))),
               color = "black",
               fill = "#8aa48f",
               aes(x = x,
                   y = y, 
                   group = group)) +
  geom_polygon(data = . %>% filter(group %in% c(2465 + 4*111, 
                                                2483 + 4*111, 
                                                4907 + 4*111, 
                                                4925 + 4*111, 
                                                4943 + 4*111, 
                                                4961 + 4*111, 
                                                7349 + 4*111, 
                                                7367 + 4*111, 
                                                7385 + 4*111, 
                                                7403 + 4*111)),
               color = "black",
               fill = "#365447",
               aes(x = x,
                   y = y, 
                   group = group)) +
  # geom_text(data = . %>%
  #             group_by(group) %>%
  #             summarize(mid_x = mean(x),
  #                       mid_y = mean(y)),
  #           aes(x = mid_x,
  #               y = mid_y,
  #               label = group)) +
  geom_polygon(data = corner %>% 
                 mutate(x = x + floor_distance + 53),
               color = "black",
               aes(x = x,
                   y = y, 
                   fill = colors, 
                   group = group)) +
  geom_polygon(data = corner %>% 
                 mutate(x = x + floor_distance + 53)  %>% 
                 filter(group %in% c(247, 329, 292:296, 252:255, 334:337, 171, 417,
                                     1267:1271, 1309, 1310)),
               fill = "white",
               color = "black",
               aes(x = x,
                   y = y,
                   group = group)) +
  geom_polygon(data = corner %>% 
                 mutate(x = x + floor_distance + 53)  %>% 
                 filter(group %in% c(251, 333, 1351)),
               fill = "#365447",
               color = "black",
               aes(x = x,
                   y = y,
                   group = group)) +
  geom_polygon(data = corner %>% 
                 mutate(x = x + floor_distance + 53)  %>% 
                 filter(group %in% c(1597, 1637, 1638)),
               fill = "#8aa48f",
               color = "black",
               aes(x = x,
                   y = y,
                   group = group)) +
  geom_polygon(data = tibble(x = c(61, 61, 111.5, 111.5, 61) +
                               floor_distance,
                             y = c(-.5, 25 + 5/8, 25 + 5/8, -.5, -.5)),
               aes(x = x,
                   y = y),
               fill = "white") +
  # geom_polygon(data = tibble(x = c(31, 31, 61, 61, 31) + floor_distance,
  #                            y = c(-.5, 21, 21, -.5, -.5)),
  #              aes(x = x,
  #                  y = y),
  #              fill = "#8aa48f") +
  geom_polygon(data = tibble(x = c(99, 99, 111.5, 111.5, 99) + floor_distance,
                             y = c(25 + 5/8, 78, 78, 25 + 5/8, 25 + 5/8)),
               aes(x = x,
                   y = y),
               fill = "#8aa48f") +
  # geom_ellipse(data = tibble(x0 = 15.5 + floor_distance,
  #                  y0 = 11.5,
  #                  a = 8.25, b = 11.5, angle = 0),
  #              aes(x0 = x0, y0 = y0, a = a, b = b, angle = angle),
  #              fill = "white",
  #              color = "black",
  #              size = 2) +
  scale_fill_identity() +
  coord_equal() +
  theme_void()
## ---- chunk 22

# #8aa48f light
# #365447 dark
# #754a41 burgundy

hexagon %>% 
  ggplot(aes(x = x,
             y = y, 
             group = group)) +
  geom_polygon(color = "black",
               aes(fill = colors)) +
  geom_polygon(data = hexagon2,
               aes(fill = colors),
               color = "black") +
  geom_text(data = . %>%
              group_by(group) %>%
              summarize(mid_x = mean(x),
                        mid_y = mean(y)),
            aes(x = mid_x,
                y = mid_y,
                label = group)) +
  geom_text(data = hexagon2 %>%
              group_by(group) %>%
              summarize(mid_x = mean(x),
                        mid_y = mean(y)),
            aes(x = mid_x,
                y = mid_y,
                label = group)) +
  scale_fill_identity() +
  coord_equal() +
  theme_void()
## ---- chunk 23
ggsave(filename = "bathroom_floor.png")
ggsave(filename = "bathroom_floor.pdf")

ggsave(filename = "bathroom_floor_numbered.pdf", height = 40, width = 30)
